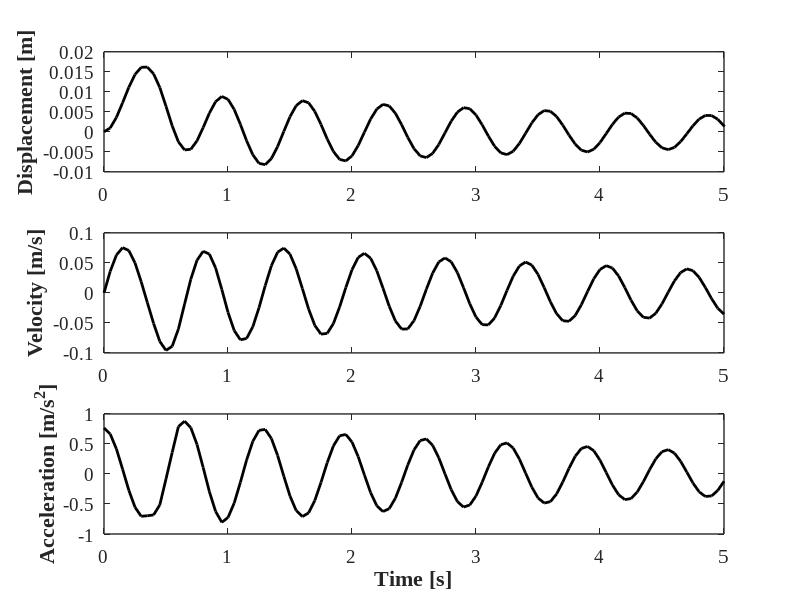

Write MATLAB code to recreate this figure.
% %% Structural Dynamics and Vibration Control(M. Azimi et al.)
%% Example 5-2: Response of SDOF Using Central Differece Method
   ... (Newmark)
clc; clear; close all;
%% Parameters
ma = 26065;
k  = 2369904.0;
wn = sqrt(k/ma);
r  = 0.02;
c  = 2.0*r*sqrt(k*ma);
u(1) = 0;
v(1) = 0;
tt = 5;
n  = 100;
n1 = n+1;
dt = tt/n;
td = 0.9;
jk = td/dt;
%% Loading
p = zeros(n1,1);

t = -dt;
for m = 1:8
    t = t+dt;
    p(m) = 20000;
end
p(9) = 16000.0;

for m = 10:12
    t = t+dt;
    p(m) = 12000.0;
end

for m=13:19
    t = t+dt;
    p(m) = 12000.0*(1-(t-0.6)/.3);
end
%%
an(1)=(p(1)-c*v(1)-k*u(1))/ma;
up = u(1)-dt*v(1)+dt*dt*an(1)/2;
kh = ma/(dt*dt)+c/(2.0*dt);
a  = ma/(dt*dt)-c/(2.0*dt);
b  = k-2.0*ma/(dt*dt);
f(1) = p(1)-a*up-b*u(1);
u(2) = f(1)/kh;

for m = 2:n1
    f(m) = p(m)-a*u(m-1)-b*u(m);
    u(m+1) = f(m)/kh;
end
v(1)=(u(2)-up)/(2.0*dt);

for m = 2:n1
    v(m) = (u(m+1)-u(m-1))/(2.0*dt);
    an(m)= (u(m+1)-2.0*u(m)+u(m-1))/(dt*dt);
end

n1p=n1+1;

for m = 1:n1p
    s(m) = (m-1)*dt;
end

for m = 1:n1
    x(m) = (m-1)*dt;
end

%% Plot
figure(1); set(figure(1), 'Position', [100   100   800   700]);     hold on; grid on; box on;

subplot(3,1,1);    
    plot(s,u,'LineStyle','-','LineWidth',2,'Color',[0 0 0]);
    set(gca, 'LineWidth',1, 'FontWeight','normal', 'FontName','Times New Roman', 'FontSize',14)               
    ylabel('Displacement [m]', 'fontsize',16, 'fontname','Times New Roman','FontWeight','Bold')
    xlim([0 5])

subplot(3,1,2);    
    plot(x,v,'LineStyle','-','LineWidth',2,'Color',[0 0 0]);
    set(gca, 'LineWidth',1, 'FontWeight','normal', 'FontName','Times New Roman', 'FontSize',14)               
    ylabel('Velocity [m/s]', 'fontsize',16, 'fontname','Times New Roman','FontWeight','Bold')

subplot(3,1,3);    
    plot(x,an,'LineStyle','-','LineWidth',2,'Color',[0 0 0]);
    set(gca, 'LineWidth',1, 'FontWeight','normal', 'FontName','Times New Roman', 'FontSize',14) 
    xlabel('Time [s]', 'fontsize',16, 'fontname','Times New Roman','FontWeight','Bold')
    ylabel('Acceleration [m/{s^2}]', 'fontsize',16, 'fontname','Times New Roman','FontWeight','Bold')

%% Print
print('EX_5_2','-dpng')

%% Make Subplots Bigger
SF = 0.1;
a = 3; b = 1;
......................................................
for i = 1:a*b
    h = subplot(a,b,i); % Get handle to subplot #i.
%     if i ~= 1; set(h,'YTickLabel',[]); end

    pos1 = get(h, 'Position');
    pos2 = [pos1(1)-SF/2*pos1(1),  pos1(2)-SF/2*pos1(2),   pos1(3)*(1+SF),   pos1(4)*(1+SF)];
    
    set(h, 'Position', pos2);
end


